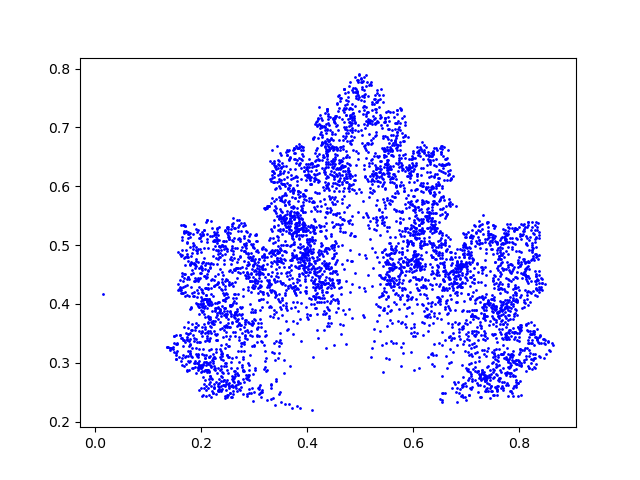

Write the Python code that produced this figure.
#! /usr/bin/env python3
#
def leaf_chaos_test ( ):

#*****************************************************************************80
#
## leaf_chaos_test() tests leaf_chaos().
#
#  Licensing:
#
#    This code is distributed under the MIT license. 
#
#  Modified:
#
#    18 August 2025
#
#  Author:
#
#    John Burkardt
#
  import numpy as np
  import platform

  print ( '' )
  print ( 'leaf_chaos_test():' )
  print ( '  python version: ' + platform.python_version ( ) )
  print ( '  numpy version:  ' + np.version.version )
  print ( '  leaf_chaos() uses an iterated map to plot a leaf.' )

  n = 5000
  print ( '  Apply the leaf iteration map', n, 'times.' )
  leaf_chaos ( n )
#
#  Terminate.
#
  print ( '' )
  print ( 'leaf_chaos_test():' )
  print ( '  Normal end of execution.' )

  return

def leaf_chaos ( n ):

#*****************************************************************************80
#
## leaf_chaos() draws a leaf using an iterated function system.
#
#  Licensing:
#
#    This code is distributed under the MIT license. 
#
#  Modified:
#
#    18 August 2025
#
#  Author:
#
#    John Burkardt.
#
#  Reference:
#
#    Scott Bailey, Theodore Kim, Robert Strichartz,
#    Inside the Levy dragon,
#    American Mathematical Monthly,
#    Volume 109, Number 8, October 2002, pages 689-703.
#
#    Michael Barnsley, Alan Sloan,
#    A Better Way to Compress Images,
#    Byte Magazine,
#    Volume 13, Number 1, January 1988, pages 215-224.
#
#    Michael Barnsley,
#    Fractals Everywhere,
#    Academic Press, 1988,
#    ISBN: 0120790696,
#    LC: QA614.86.B37.
#
#    Michael Barnsley, Lyman Hurd,
#    Fractal Image Compression,
#    Peters, 1993,
#    ISBN: 1568810008,
#    LC: TA1632.B353
#
#    Alexander Dewdney,
#    Mathematical Recreations,
#    Scientific American,
#    Volume 262, Number 5, May 1990, pages 126-129.
#
#    Bernt Wahl, Peter VanRoy, Michael Larsen, Eric Kampman,
#    Exploring Fractals on the Mac,
#    Addison Wesley, 1995,
#    ISBN: 0201626306,
#    LC: QA614.86.W34.
#
#  Input:
#
#    integer n: the number of iterations.
#
  import matplotlib.pyplot as plt
  import numpy as np

  plt.clf ( )
#
#  Define the linear maps.
#
  A0 = np.array ( [ \
    [  0.800,  0.000 ], \
    [  0.000,  0.800 ] ] )

  A1 = np.array ( [ \
    [  0.500,  0.000 ], \
    [  0.000,  0.500 ] ] )

  A2 = np.array ( [ \
    [  0.355, -0.355 ], \
    [  0.355,  0.355 ] ] )

  A3 = np.array ( [ \
    [  0.355,  0.355 ], \
    [ -0.355,  0.355 ] ] )
#
#  Define the translations.
#
  b0 = np.array ( [ 0.100, 0.040 ] )
  b1 = np.array ( [ 0.250, 0.400 ] )
  b2 = np.array ( [ 0.266, 0.078 ] )
  b3 = np.array ( [ 0.378, 0.434 ] )
#
#  Random starting point in the unit square.
#
  x = np.random.random ( size = 2 )
#
#  Iterate the map n times.
#
  for _ in range ( n ):
    j = np.random.choice ( [ 0, 1, 2, 3 ] )
    if ( j == 0 ):
      x = np.dot ( A0, x ) + b0
    elif ( j == 1 ):
      x = np.dot ( A1, x ) + b1
    elif ( j == 2 ):
      x = np.dot ( A2, x ) + b2
    elif ( j == 3 ):
      x = np.dot ( A3, x ) + b3
    plt.plot ( x[0], x[1], 'bo', markersize = 1 )

  filename = 'leaf_chaos.png'
  plt.savefig ( filename )
  print ( '  Graphics saved as "' + filename + '"' )
  plt.close ( )

  return

def timestamp ( ):

#*****************************************************************************80
#
## timestamp() prints the date as a timestamp.
#
#  Licensing:
#
#    This code is distributed under the MIT license. 
#
#  Modified:
#
#    21 August 2019
#
#  Author:
#
#    John Burkardt
#
  import time

  t = time.time ( )
  print ( time.ctime ( t ) )

  return

if ( __name__ == '__main__' ):
  timestamp ( )
  leaf_chaos_test ( )
  timestamp ( )
